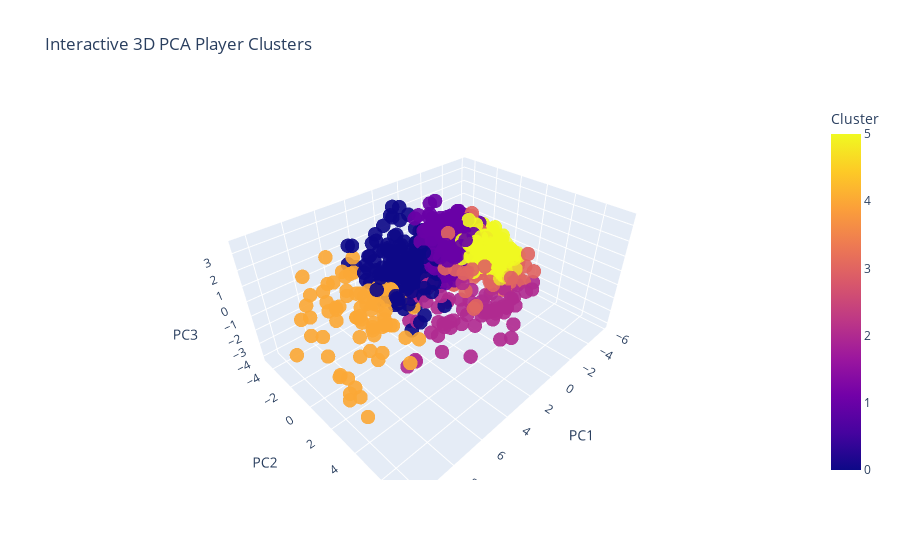

Here is the notebook cell this chart was saved with:
### Code cell
fig = px.scatter_3d(
    df50_numeric,
    x='PC1',
    y='PC2',
    z='PC3',
    color='Cluster',
    title="Interactive 3D PCA Player Clusters",
    opacity=0.7
)

fig.update_traces(marker=dict(size=5))
fig.show()

### Figure 1 — Plotly figure (JSON) as saved in the notebook; plotly's stock layout.template omitted (floating-point values rounded to 4 significant figures; data arrays with more than 128 entries replaced by an {"elided": "..."} marker saying what was removed)
{"data": [{"hovertemplate": "PC1=%{x}<br>PC2=%{y}<br>PC3=%{z}<br>Cluster=%{marker.color}<extra></extra>", "legendgroup": "", "marker": {"color": {"elided": "2131 int values"}, "coloraxis": "coloraxis", "opacity": 0.7, "size": 5, "symbol": "circle"}, "mode": "markers", "name": "", "scene": "scene", "showlegend": false, "type": "scatter3d", "x": {"elided": "2131 float values"}, "y": {"elided": "2131 float values"}, "z": {"elided": "2131 float values"}}], "layout": {"coloraxis": {"colorbar": {"title": {"text": "Cluster"}}, "colorscale": [[0, "#0d0887"], [0.1111, "#46039f"], [0.2222, "#7201a8"], [0.3333, "#9c179e"], [0.4444, "#bd3786"], [0.5556, "#d8576b"], [0.6667, "#ed7953"], [0.7778, "#fb9f3a"], [0.8889, "#fdca26"], [1, "#f0f921"]]}, "legend": {"tracegroupgap": 0}, "scene": {"domain": {"x": [0, 1], "y": [0, 1]}, "xaxis": {"title": {"text": "PC1"}}, "yaxis": {"title": {"text": "PC2"}}, "zaxis": {"title": {"text": "PC3"}}}, "title": {"text": "Interactive 3D PCA Player Clusters"}}}
